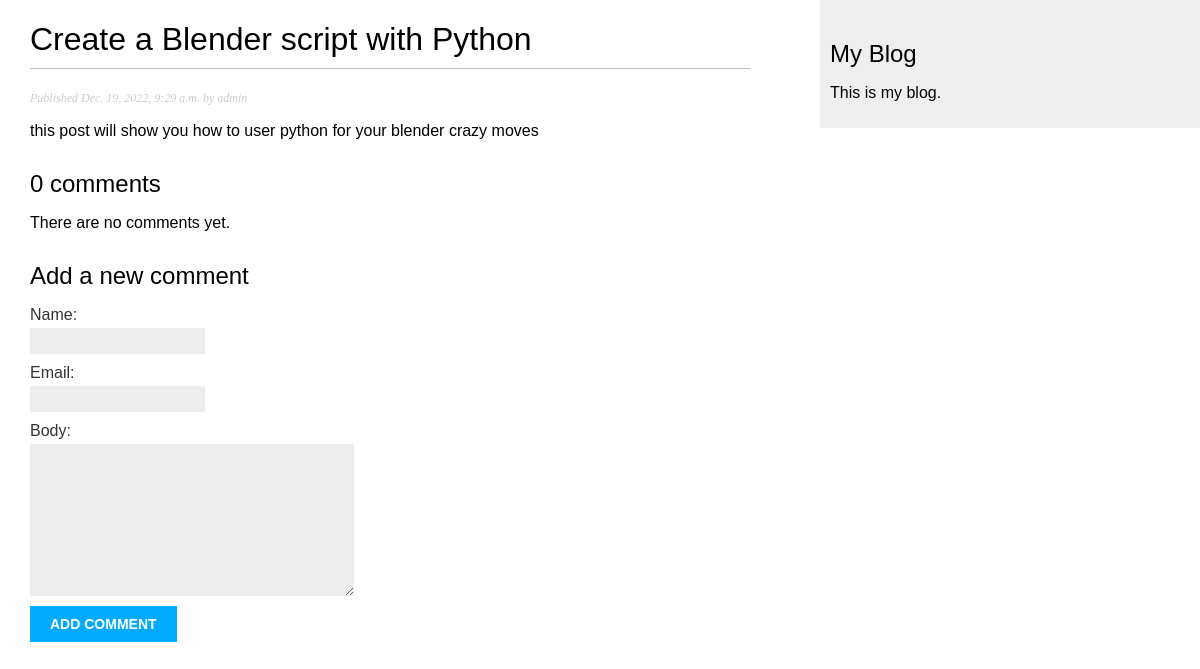
Page /blog/2022/12/19/blender-script-python/ on the earlier database version.
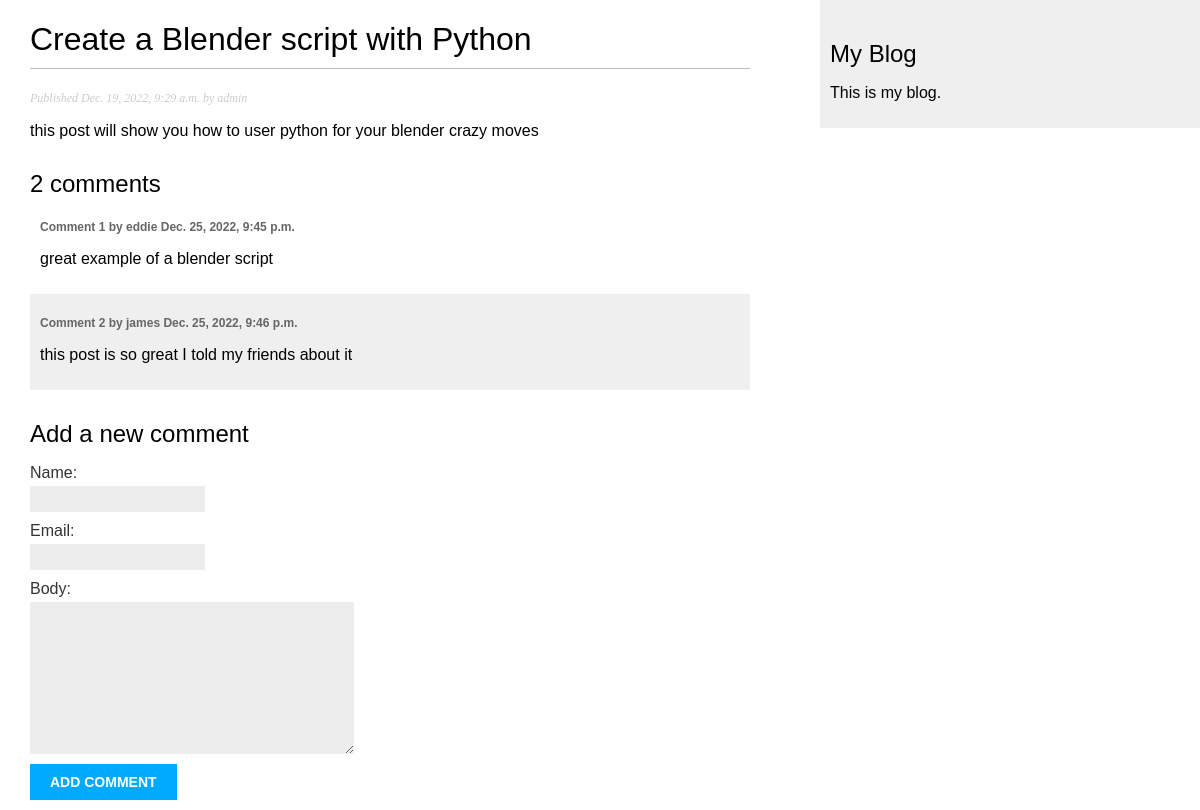
Same page on the later database version.
### blog/models.py (models this page shows, shortened)
class Post(models.Model):
    STATUS_CHOICES = (
        ('draft', 'Draft'),
        ('published', 'Published'),
    )
    title = models.CharField(max_length=250)
    slug = models.SlugField(max_length=250, unique_for_date='publish')
    author = models.ForeignKey(
        User, on_delete=models.CASCADE, related_name='blog_posts')
    body = models.TextField()
    publish = models.DateTimeField(default=timezone.now)
    created = models.DateTimeField(auto_now_add=True)
    updated = models.DateTimeField(auto_now=True)
    status = models.CharField(
        max_length=10, choices=STATUS_CHOICES, default='draft')
    objects = models.Manager()  # The default manager.
    published = PublishedManager()  # Our custom manager.
    tags = TaggableManager()  # page58
    class Meta:
        ordering = ('-publish',)

class Comment(models.Model):
    post = models.ForeignKey(
        Post, on_delete=models.CASCADE, related_name='comments')
    name = models.CharField(max_length=80)
    email = models.EmailField()
    body = models.TextField()
    created = models.DateTimeField(auto_now_add=True)
    updated = models.DateTimeField(auto_now=True)
    active = models.BooleanField(default=True)  # deactivate comments
    class Meta:
        ordering = ('created',)

### blog/views.py (the view)
def post_detail(request, year, month, day, post):
    post = get_object_or_404(Post, slug=post,
                             status='published', publish__year=year, publish__month=month, publish__day=day)
    comments = post.comments.filter(active=True)
    new_comment = None
    if request.method == 'POST':
        comment_form = CommentForm(data=request.POST)
        if comment_form.is_valid():
            new_comment = comment_form.save(commit=False)
            new_comment.post = post
            new_comment.save()
    else:
        comment_form = CommentForm()
    return render(request, 'blog/post/detail.html', {'post': post, 'comments': comments,
                                                     'new_comment': new_comment,
                                                     'comment_form': comment_form})

### blog/forms.py
class CommentForm(forms.ModelForm): #page52
    class Meta:
        model = Comment
        fields = ('name', 'email', 'body')

### blog/templates/blog/post/detail.html (shortened to what this page needs)
{% extends 'blog/base.html' %}
{% block content%}
<h1>{{ post.title }}</h1>
<p class="date">
    Published {{ post.publish }} by {{ post.author }}
</p>
{{ post.body|linebreaks}}
{% with comments.count as total_comments %}
<h2>
    {{ total_comments }} comment{{ total_comments|pluralize }}
</h2>
{% endwith %}
{% for comment in comments %}
    <div class="comment">
        <p class='info'>
            Comment {{ forloop.counter }} by {{ comment.name }}
            {{ comment.created }}
        </p>
        {{ comment.body|linebreaks }}
    </div>
    {% empty %}
    <p>There are no comments yet.</p>
{% endfor %}
{% if new_comment %}
<h2>Your comment has been added.</h2>
{% else %}
<h2>Add a new comment</h2>
<form method='post'>
    {{ comment_form.as_p }}
    <p><input type='submit' value='Add comment'></p>
</form>
{% endif %}
{% endblock%}

### blog/templates/blog/base.html (shortened to what this page needs)
{% load static %}
<!DOCTYPE html>
<html>
<head>
    <link href="{% static "css/blog.css" %}" rel="stylesheet">
</head>
<body>
    <div id="content">
        {% block content %}
        {% endblock %}
    </div>
    <div id='sidebar'>
        <h2>My Blog</h2>
        <p>This is my blog.</p>
    </div>
</body>
</html>

### blog/static/css/blog.css (style rules this page uses)
body { margin:0; padding:0; font-family:helvetica, sans-serif; }
h1 { font-weight:normal; border-bottom:1px solid #bbb; padding:0 0 10px 0; }
h2 { font-weight:normal; margin:30px 0 0; }
#content { float:left; width:60%; padding:0 0 0 30px; }
#sidebar { float:right; width:30%; padding:10px; background:#efefef; height:100%; }
p.date { color:#ccc; font-family: georgia, serif; font-size: 12px; font-style: italic; }
label { float:left; clear:both; color:#333; margin-bottom:4px; }
input, textarea { clear:both; float:left; margin:0 0 10px; background:#ededed; border:0; padding:6px 10px; font-size:12px; }
input[type=submit] { font-weight:bold; background:#00abff; color:#fff; padding:10px 20px; font-size:14px; text-transform:uppercase; }
.comment { padding:10px; }
.comment:nth-child(even) { background:#efefef; }
.comment .info { font-weight:bold; font-size:12px; color:#666; }

Differences in the rows shown:
added Comment: name "eddie", created "Dec. 25, 2022, 9:45 p.m.", body "great example of a blender script"
added Comment: name "james", created "Dec. 25, 2022, 9:46 p.m.", body "this post is so great I told my friends about it"
Other differences:
{{ total_comments }}: "0" → "2"
text no longer shown: "There are no comments yet."
